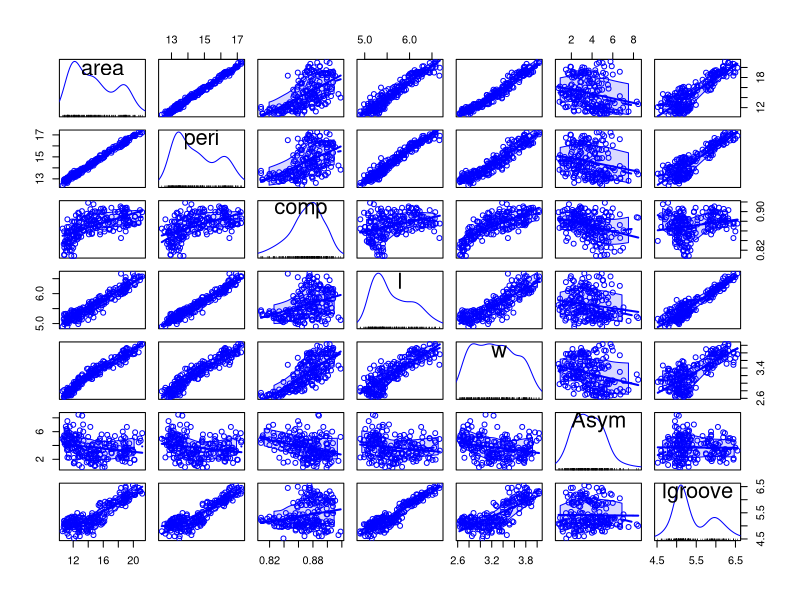
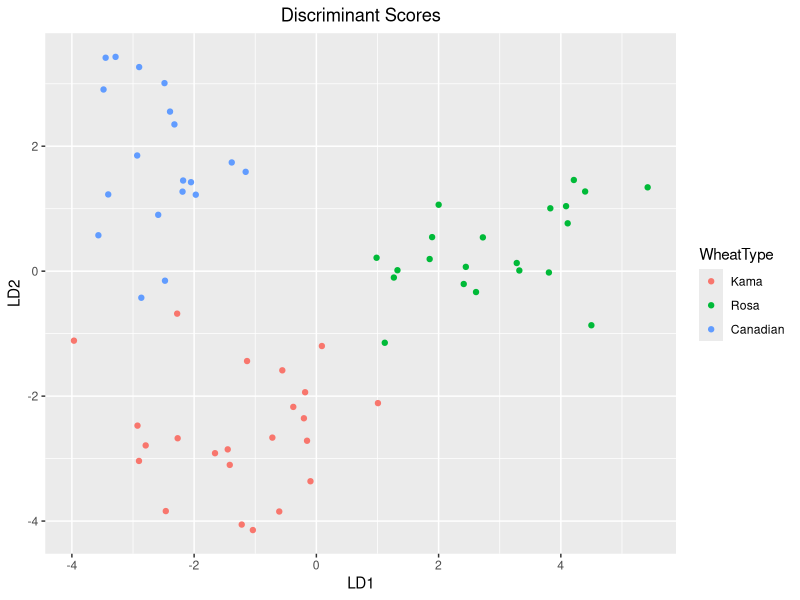

Generate these figures, in order, with R:
## Project, Group 11
## Stats 506, Fall 2018
##
## Seeds data is available at:
## https://archive.ics.uci.edu/ml/datasets/seeds
##
## Author: Reed Millek
## Updated: November 25, 2018

# Load libraries: -------------------------------------------------------------
library(car)
library(MASS)
library(ggplot2)

# Set working directory: ------------------------------------------------------
setwd(dirname(rstudioapi::getActiveDocumentContext()$path))

# Read in and format data: ----------------------------------------------------
seeds = read.csv('./seeds.csv', sep="\t", header=TRUE)
seeds$group = as.factor(seeds$group)
levels(seeds$group) = c("Kama", "Rosa", "Canadian")
summary(seeds)
scatterplotMatrix(seeds[1:7])

# Set up train/test sequence: -------------------------------------------------
set.seed(123) 
seedss = sample.int(n = nrow(seeds), size = floor(.7*nrow(seeds)), replace = F)
train = seeds[seedss, ]
test  = seeds[-seedss, ]

# Use train data for classification: ------------------------------------------
lseeds = lda(group~., train)
lseeds

# Use test data for predictions: ----------------------------------------------
lseeds.values = predict(lseeds, test[,1:7])

# Plot predicted data to see if classified correctly: -------------------------
plot.data = data.frame(LD1=lseeds.values$x[,1], LD2=lseeds.values$x[,2], 
                       WheatType=test$group)
head(plot.data)                       
p = ggplot(data=plot.data, aes(x=LD1, y=LD2)) +
  geom_point(aes(color=WheatType)) +
  ggtitle("Discriminant Scores") +
  theme(plot.title = element_text(hjust = 0.5)) 
p
